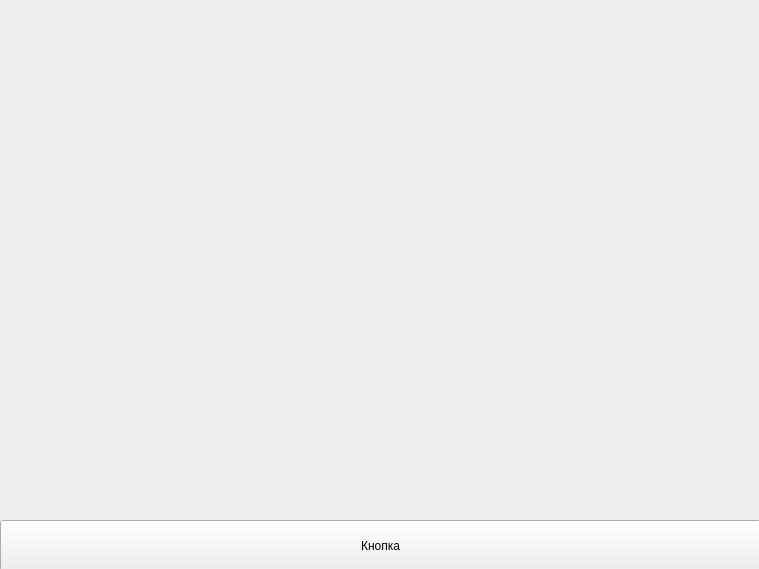
<?xml version="1.0" encoding="UTF-8"?>
<ui version="4.0">
 <class>MainWindow</class>
 <widget class="QMainWindow" name="MainWindow">
  <property name="geometry">
   <rect>
    <x>0</x>
    <y>0</y>
    <width>759</width>
    <height>569</height>
   </rect>
  </property>
  <property name="windowTitle">
   <string>MainWindow</string>
  </property>
  <widget class="QWidget" name="centralwidget">
   <widget class="QPushButton" name="pushButton">
    <property name="geometry">
     <rect>
      <x>0</x>
      <y>520</y>
      <width>761</width>
      <height>51</height>
     </rect>
    </property>
    <property name="text">
     <string>Кнопка</string>
    </property>
   </widget>
  </widget>
 </widget>
 <resources/>
 <connections/>
</ui>
